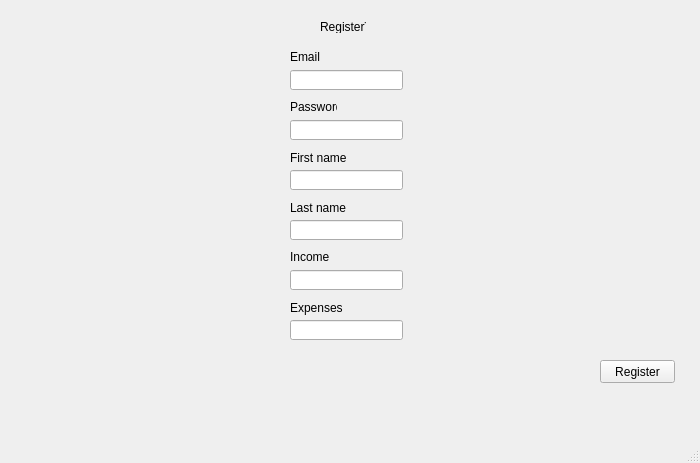
<?xml version="1.0" encoding="UTF-8"?>
<ui version="4.0">
 <class>MainWindow</class>
 <widget class="QMainWindow" name="MainWindow">
  <property name="geometry">
   <rect>
    <x>0</x>
    <y>0</y>
    <width>700</width>
    <height>463</height>
   </rect>
  </property>
  <property name="windowTitle">
   <string>MainWindow</string>
  </property>
  <widget class="QWidget" name="centralwidget">
   <widget class="QLabel" name="label">
    <property name="geometry">
     <rect>
      <x>320</x>
      <y>20</y>
      <width>47</width>
      <height>13</height>
     </rect>
    </property>
    <property name="text">
     <string>Register¨¨</string>
    </property>
   </widget>
   <widget class="QLineEdit" name="lineEdit">
    <property name="geometry">
     <rect>
      <x>290</x>
      <y>70</y>
      <width>113</width>
      <height>20</height>
     </rect>
    </property>
   </widget>
   <widget class="QLineEdit" name="lineEdit_2">
    <property name="geometry">
     <rect>
      <x>290</x>
      <y>120</y>
      <width>113</width>
      <height>20</height>
     </rect>
    </property>
   </widget>
   <widget class="QLabel" name="label_2">
    <property name="geometry">
     <rect>
      <x>290</x>
      <y>50</y>
      <width>47</width>
      <height>13</height>
     </rect>
    </property>
    <property name="text">
     <string>Email</string>
    </property>
   </widget>
   <widget class="QLabel" name="label_3">
    <property name="geometry">
     <rect>
      <x>290</x>
      <y>100</y>
      <width>47</width>
      <height>13</height>
     </rect>
    </property>
    <property name="text">
     <string>Password</string>
    </property>
   </widget>
   <widget class="QPushButton" name="pushButton">
    <property name="geometry">
     <rect>
      <x>600</x>
      <y>360</y>
      <width>75</width>
      <height>23</height>
     </rect>
    </property>
    <property name="text">
     <string>Register</string>
    </property>
   </widget>
   <widget class="QLabel" name="label_4">
    <property name="geometry">
     <rect>
      <x>220</x>
      <y>170</y>
      <width>47</width>
      <height>13</height>
     </rect>
    </property>
    <property name="text">
     <string/>
    </property>
   </widget>
   <widget class="QLineEdit" name="lineEdit_3">
    <property name="geometry">
     <rect>
      <x>290</x>
      <y>220</y>
      <width>113</width>
      <height>20</height>
     </rect>
    </property>
   </widget>
   <widget class="QLineEdit" name="lineEdit_4">
    <property name="geometry">
     <rect>
      <x>290</x>
      <y>170</y>
      <width>113</width>
      <height>20</height>
     </rect>
    </property>
   </widget>
   <widget class="QLabel" name="label_5">
    <property name="geometry">
     <rect>
      <x>290</x>
      <y>150</y>
      <width>61</width>
      <height>16</height>
     </rect>
    </property>
    <property name="text">
     <string>First name</string>
    </property>
   </widget>
   <widget class="QLabel" name="label_6">
    <property name="geometry">
     <rect>
      <x>290</x>
      <y>200</y>
      <width>61</width>
      <height>16</height>
     </rect>
    </property>
    <property name="text">
     <string>Last name</string>
    </property>
   </widget>
   <widget class="QLineEdit" name="lineEdit_5">
    <property name="geometry">
     <rect>
      <x>290</x>
      <y>320</y>
      <width>113</width>
      <height>20</height>
     </rect>
    </property>
   </widget>
   <widget class="QLineEdit" name="lineEdit_6">
    <property name="geometry">
     <rect>
      <x>290</x>
      <y>270</y>
      <width>113</width>
      <height>20</height>
     </rect>
    </property>
   </widget>
   <widget class="QLabel" name="label_7">
    <property name="geometry">
     <rect>
      <x>290</x>
      <y>250</y>
      <width>47</width>
      <height>13</height>
     </rect>
    </property>
    <property name="text">
     <string>Income</string>
    </property>
   </widget>
   <widget class="QLabel" name="label_8">
    <property name="geometry">
     <rect>
      <x>290</x>
      <y>300</y>
      <width>61</width>
      <height>16</height>
     </rect>
    </property>
    <property name="text">
     <string>Expenses</string>
    </property>
   </widget>
   <widget class="QLabel" name="label_9">
    <property name="geometry">
     <rect>
      <x>210</x>
      <y>300</y>
      <width>341</width>
      <height>101</height>
     </rect>
    </property>
    <property name="text">
     <string/>
    </property>
    <property name="pixmap">
     <pixmap>STMP-Logo.png</pixmap>
    </property>
    <property name="scaledContents">
     <bool>true</bool>
    </property>
   </widget>
  </widget>
  <widget class="QMenuBar" name="menubar">
   <property name="geometry">
    <rect>
     <x>0</x>
     <y>0</y>
     <width>700</width>
     <height>21</height>
    </rect>
   </property>
  </widget>
  <widget class="QStatusBar" name="statusbar"/>
 </widget>
 <resources/>
 <connections/>
</ui>
